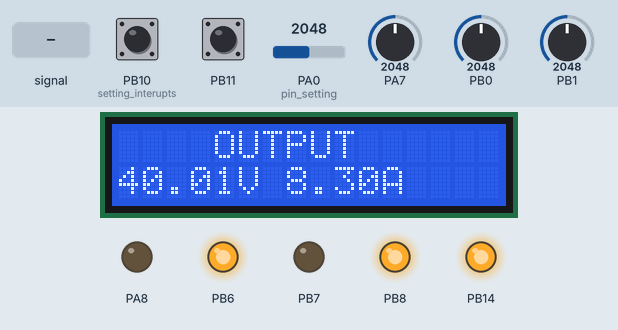
Bench run of a sketch on a simulated STM32 Blue Pill. Parts: 16×2 character LCD, output pins drawn as LEDs (lit = HIGH). The test bench sets the inputs (shaded band); at power-on: PB10 (setting_interupts) HIGH, PB0 = 2048, PA0 (pin_setting) = 2048, PA7 = 2048, PB1 = 2048, PB11 HIGH. What the sketch prints to the serial monitor is not drawn.

Above: at 1.2 s.
1.3 s: PB0 fed a 2 Hz sine of ±1228 counts around its level
At 1.56 s:
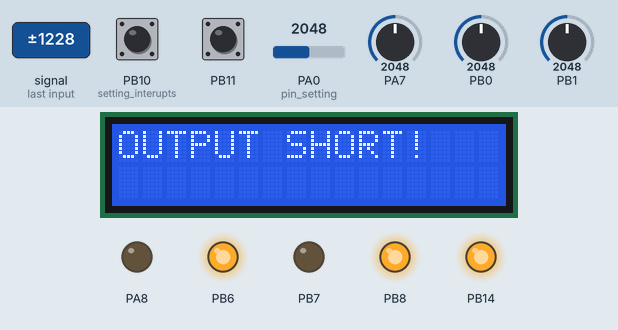
3.6 s: PB10 (setting_interupts) pulled LOW for 0.15 s
At 3.75 s:
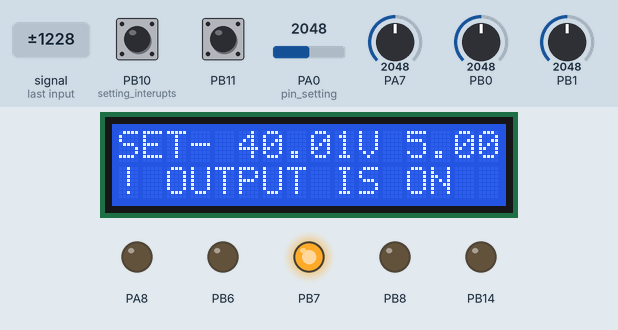
4.3 s: PB10 (setting_interupts) pulled LOW for 1 s
At 4.38 s:
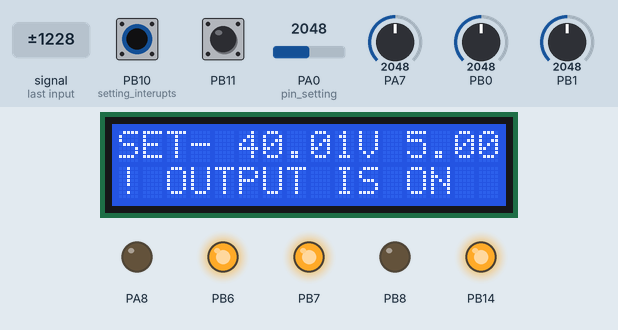
5.9 s: PB0 set to 2866
At 7.0 s:
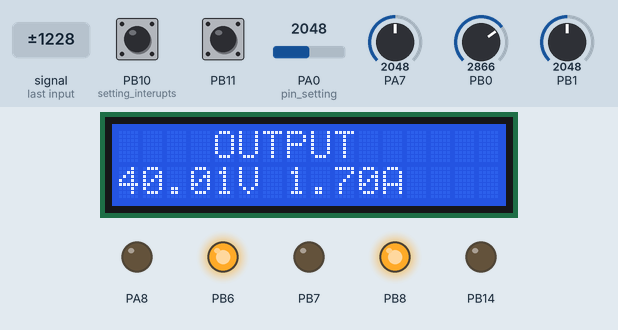
7.7 s: PB0 fed a 200 Hz sine of ±327 counts around its level
At 9.04 s:
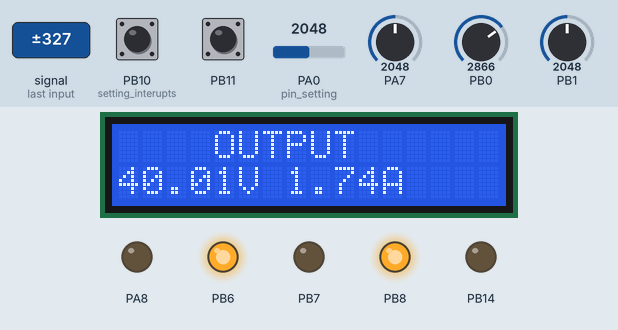
9.3 s: PB0 set to 3972
At 10.3 s:
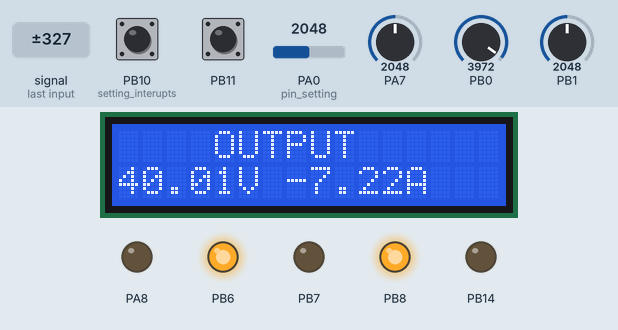
Timing chart, 0 to 12.0 s (numbered marks = the images above; inputs shaded):
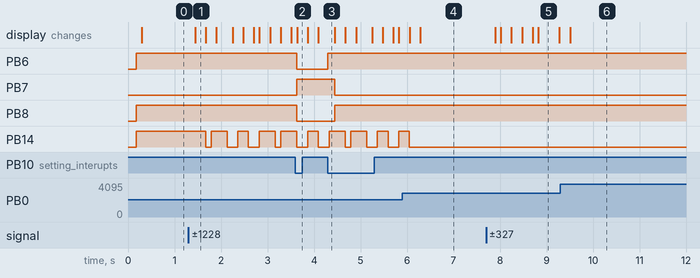

Measured:
- after the input at 1.3 s, PB14: HIGH → LOW after 0.37 s, → HIGH 0.12 s later, → LOW 0.34 s later, → HIGH 0.23 s later, … (8 changes in this stretch); the display: changes after 0.15 s (image 1)
- after the input at 3.6 s, PB6, PB8: HIGH → LOW at once; PB7: LOW → HIGH at once; the display: changes at once (image 2)
- after the input at 4.3 s, PB6: LOW → HIGH at once; PB7: HIGH → LOW after 0.15 s; PB8: LOW → HIGH after 0.15 s
- after the input at 7.7 s, the display: first changes after 0.20 s (image 5 shows a later state)
- what the display in image 5 shows lasts 0.5 s, from 8.8 s to 9.3 s

The sketch:

code2.ino
```cpp
#include <LiquidCrystal.h> // include the LCD library
const int rs = PA6, en = PA5, d4 = PA4, d5 = PA3, d6 = PA2, d7 = PA1; //STM32 Pins to which LCD is connected
LiquidCrystal lcd(rs, en, d4, d5, d6, d7); //Initialize the LCD
unsigned long previousMillis = 0;
unsigned long currentMillis = 0;
float average = 0;
int Delay= 200;
int counter2;
int val;
float setvolt=0;
float setcur=0;
double test;
float val1;
float amps;                   //pin decleration
float Value;
float calfactor=0;
float calfactor1=-0.3; //current calibration
float calfactor2=-0.04;
float calfactor3=-0.24;
float calfactor4=-0.66;
float calfactor5=0;
float calfactor6=0.018;
float alog;
int btn1;
int btn2;
int counter;
int pwm_value;
float average1;
float average2;
float Start;
HardwareTimer timer(1);  //select timer
void setup() {
  Serial.begin(115200);
pinMode(PA8, PWM);
pinMode(PB1, INPUT_ANALOG);
pinMode(PB0, INPUT_ANALOG);
pinMode(PA4, INPUT_ANALOG);
pinMode(PA0, INPUT_ANALOG);     //pin setting
pinMode(PA7, INPUT_ANALOG);
pinMode(PB11,INPUT_PULLUP);
pinMode(PB7,OUTPUT);
pinMode(PB6,OUTPUT);
pinMode(PB14,OUTPUT);
pinMode(PB8,OUTPUT);
attachInterrupt(digitalPinToInterrupt(PB11),btnA,FALLING);
pinMode(PB10,INPUT_PULLUP);                                   //setting interupts
attachInterrupt(digitalPinToInterrupt(PB10),btnB,FALLING);
timer.setPrescaleFactor(1);
timer.setOverflow(1020);             //setting pwm timer
digitalWrite(PB8,LOW);
lcd.begin(16, 2);//Defining 16*2 LCD

 digitalWrite(PB14,LOW);
 Start=0;
}

void loop() {
alog=analogRead(PB1);    //read analog values

if(setvolt<=20 && setvolt>13){
  calfactor=calfactor2;
}
if(setvolt>20 && setvolt<30){
  calfactor=calfactor3;
}
if(setvolt>30){
  calfactor=calfactor4;
}
if(setvolt<=13 && setvolt>=9.5){
  calfactor=calfactor5;
}
if(setvolt<9.5){
  calfactor=calfactor6;
}
alog=alog*0.00080566406*(98/3.88);
alog=alog+calfactor;


for(int j=0; j < 1000; j++)
  {
    val1 = analogRead(PB0) * 0.0008059;
    amps = amps + (2.45-val1)/0.100;
  }
  amps = amps/1000;
  amps=amps-calfactor1;

if(amps>12){
   pwmWrite(PA8,0);
  currentMillis = millis();
  if(currentMillis - previousMillis >= Delay){
    previousMillis += Delay;
    lcd.clear();
  lcd.print("OUTPUT SHORT!");
  }
}

 if(counter2==1){

    digitalWrite(PB8,LOW);
     setvolt=analogRead(PA0);
 setcur =analogRead(PA7);    //read analog values
 setvolt=setvolt/51.188;     //convert analog value to voltage
 setcur=setcur/409.5;
    digitalWrite(PB6,LOW);
    digitalWrite(PB7,HIGH);
     digitalWrite(PB14,LOW);
    currentMillis = millis();
  if(currentMillis - previousMillis >= Delay){
    previousMillis += Delay;
    lcd.clear();
Serial.println(calfactor);
  lcd.print("SET- ");

  lcd.print(setvolt);
  lcd.print("V ");

  lcd.print(setcur);
  lcd.print("A");
lcd.setCursor(0, 1);
  lcd.print("! OUTPUT IS ON ");

}

 }

if(Start<50){
  setvolt=analogRead(PA0);
 setcur =analogRead(PA7);    //read analog values
 setvolt=setvolt/51.188;     //convert analog value to voltage
 setcur=setcur/409.5;
  Start ++;
}


if(amps<setcur){
  if(setvolt>80){
    setvolt=80;
  }
if(setvolt < alog)
    {
      pwm_value = pwm_value - 1;                  //When we decrease PWM width, the volage gets higher at the output.
      pwm_value = constrain(pwm_value, 0, 938);
       digitalWrite(PB14,LOW);
    }
    //If set voltage is lower than real value from feedback, we increase PWM width till we get same value
    if(setvolt > alog)
    {
      pwm_value = pwm_value + 1;                  //When we increase PWM width, the volage gets lower at the output.
      pwm_value = constrain(pwm_value, 0, 938);
       digitalWrite(PB14,LOW);
    }

}
if(amps>setcur){
   digitalWrite(PB14,HIGH);
   pwm_value = pwm_value - 1;                  //When we increase PWM width, the volage gets lower at the output.
      pwm_value = constrain(pwm_value, 0, 938);

    }
pwmWrite(PA8,pwm_value);

 if(setcur<0){
  setcur=0;
 }
 // if(amps<0){
 // amps=0;
 //}

  if(counter2==0){
      digitalWrite(PB6,HIGH);
    digitalWrite(PB7,LOW);
    digitalWrite(PB8,HIGH);

  currentMillis = millis();
  if(currentMillis - previousMillis >= Delay){
    previousMillis += Delay;
    Serial.println(alog);
  lcd.clear();
  lcd.print("    OUTPUT ");
  lcd.setCursor(0, 1);
  lcd.print(setvolt);
  lcd.print("V ");
  lcd.print(amps);
  lcd.print("A");
}
}


if(counter2>1){
  counter2=0;
}
if(counter>2){
  counter=0;
}
}
void btnA(){
btn1=digitalRead(PB11);        //this set of code works when pb11 is pressed
if(btn1==LOW){
 counter ++;
 delay(3);
}
}
void btnB(){
  digitalWrite(PB6,HIGH);
  btn1=digitalRead(PB10);        //this set of code works when pb6 is pressed
  Serial.println(btn1);
if(btn1==LOW){
  counter2 ++;
  delay(3);
}
}
```
